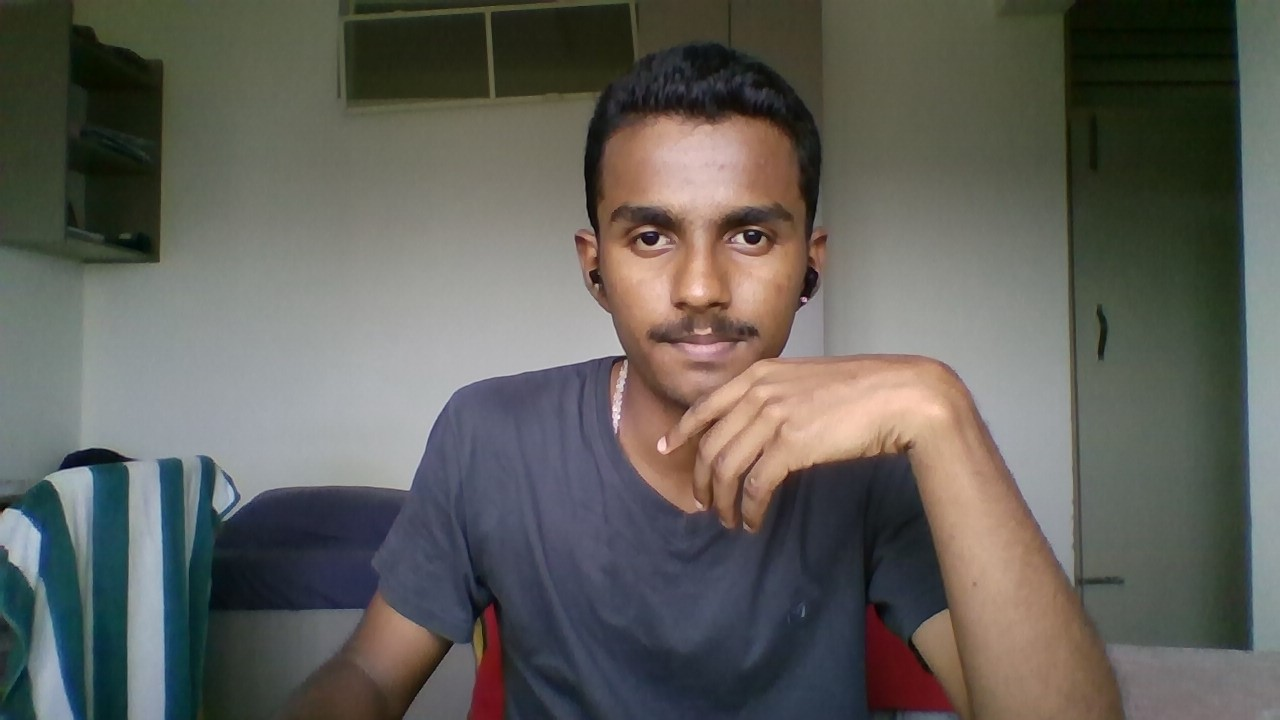
#> input picture images_of_me/ayush.jpg, 1280 x 720 px; its folder holds only this picture in this run
$ python train_faces.py
#> lines starting #> are read from the running program, lines starting #| are printed output that depends on the picture
import cv2
import os
import numpy as np

# Directory containing your face images
dataset_path = "images_of_me"
recognizer = cv2.face.LBPHFaceRecognizer_create()
face_cascade = cv2.CascadeClassifier(cv2.data.haarcascades + "haarcascade_frontalface_default.xml")

faces = []
labels = []
label_map = {}
current_label = 0

for filename in os.listdir(dataset_path):
    if filename.endswith(".jpg") or filename.endswith(".png"):
        path = os.path.join(dataset_path, filename)
        gray = cv2.imread(path, cv2.IMREAD_GRAYSCALE)
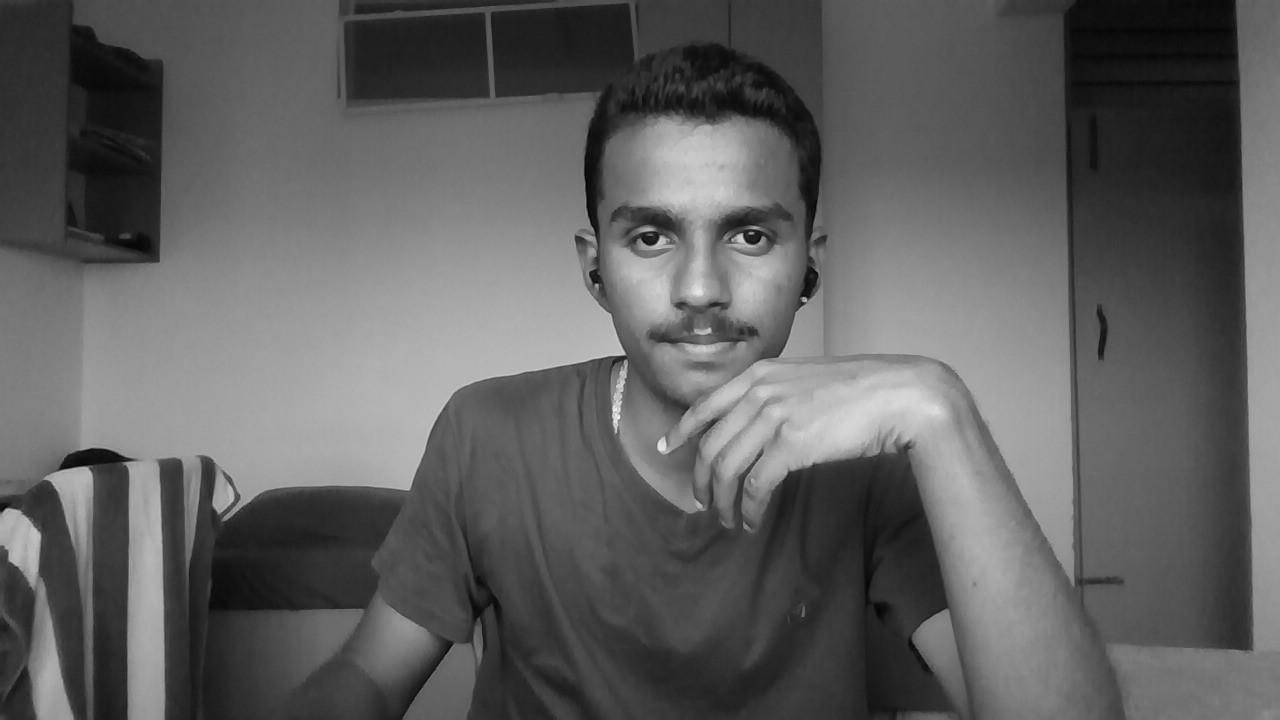
#> gray: shape (720, 1280); min 0, max 251, mean 95.6
        detected = face_cascade.detectMultiScale(gray, 1.3, 5)
#> detected = [[573, 134, 259, 259]]
        for (x, y, w, h) in detected:
            faces.append(gray[y:y+h, x:x+w])
            name = filename.split('_')[0]
            if name not in label_map:
                label_map[name] = current_label
                current_label += 1
            labels.append(label_map[name])
#> this loop made 1 pass
#> (x, y, w, h, name, current_label) on pass 1: (573, 134, 259, 259, 'ayush.jpg', 1)
#> after the loop, current_label = 1; faces = 1 item; label_map = {'ayush.jpg': 0}; labels = [0]

recognizer.train(faces, np.array(labels))
recognizer.save("trained_model.yml")
np.save("label_map.npy", label_map)
print("✅ Training complete! Model saved as 'trained_model.yml'.")
